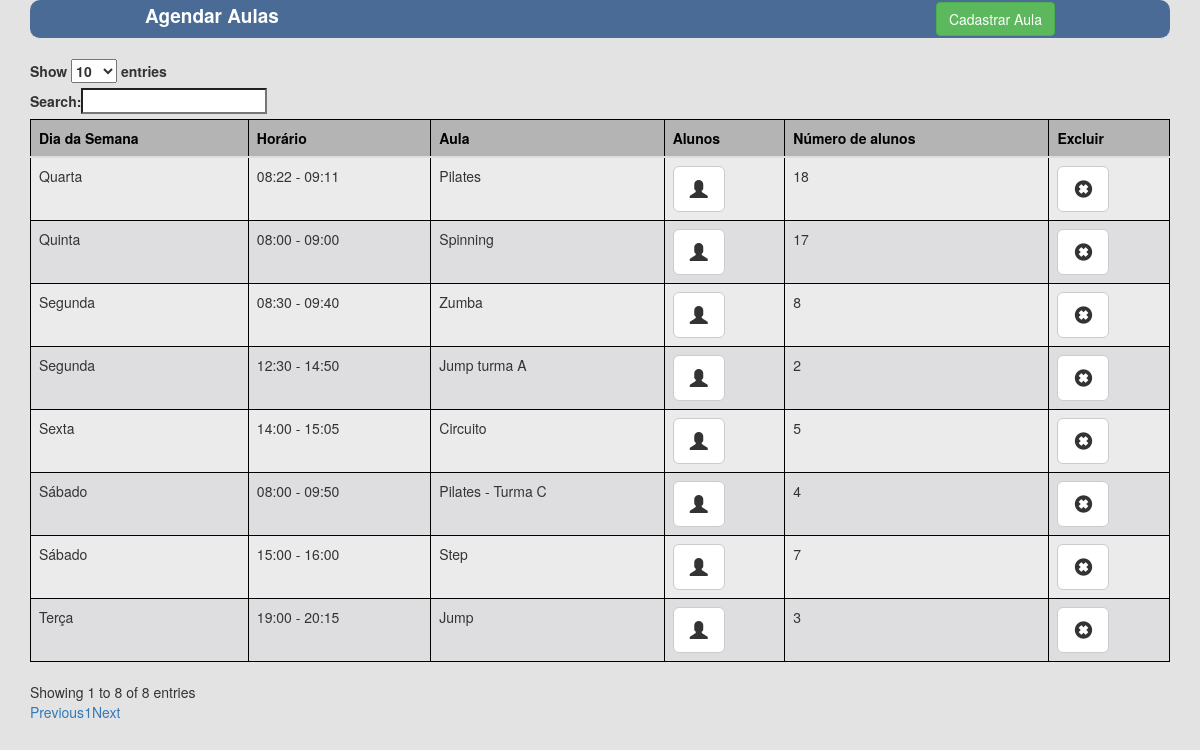
The page /fitnesslife/agendar/agendaraulas.php on the database its author committed.
### tables this page shows
CREATE TABLE `tb_agenda_semanal` (
  `id_agenda_semanal` int(4) NOT NULL,
  `dia_da_semana` varchar(15) NOT NULL,
  `horario_inicial` time NOT NULL,
  `horario_final` time NOT NULL,
  `nome_aula` varchar(25) NOT NULL
);

### fitnesslife/dao/agendadao.php (called while the page is built, shortened)
<?php
include_once dirname(__FILE__) . DIRECTORY_SEPARATOR . '../classes/agendaraula.php';
class AgendaDao extends Dao {
    function listar() {
        $pdo = Dao::getInstance();
        $sql = "SELECT `id_agenda_semanal`, `dia_da_semana`, `horario_inicial`, `horario_final`, `nome_aula` FROM `tb_agenda_semanal`";
        $result = $pdo->prepare($sql);
        $result->execute();
        $aulas = array();
        foreach ($result->fetchAll() as $linhaConsulta) {
            $agendaraula = new Agendaraula();
            $agendaraula->setId($linhaConsulta[0]);
            $agendaraula->setDiaSemana($linhaConsulta[1]);
            $hora = $linhaConsulta[2];
            $array = explode(":", $hora);
            $hora = $array[0];
            $min = $array[1];
            $hora2 = $linhaConsulta[3];
            $array2 = explode(":", $hora2);
            $hora2 = $array2[0];
            $min2 = $array2[1];
            $agendaraula->setHorario($hora . ":" . $min . " - " . $hora2 . ":" . $min2);
            $agendaraula->setNomeAula($linhaConsulta[4]);
            $aulas[] = $agendaraula;
        }
        return $aulas;
    }
}

### fitnesslife/classes/agendaraula.php (called while the page is built, shortened)
<?php
class Agendaraula {
    private $id;
    private $diaSemana;
    private $horario;
    private $nomeAula;
    function getId() {
        return $this->id;
    }
    function getDiaSemana() {
        return $this->diaSemana;
    }
    function getHorario() {
        return $this->horario;
    }
    function getNomeAula() {
        return $this->nomeAula;
    }
    function setId($id) {
        $this->id = $id;
    }
    function setDiaSemana($diaSemana) {
        $this->diaSemana = $diaSemana;
    }
    function setHorario($horario) {
        $this->horario = $horario;
    }
    function setNomeAula($nomeAula) {
        $this->nomeAula = $nomeAula;
    }
}
?>

### fitnesslife/dao/agendabusca.php (called while the page is built, shortened)
<?php
include_once dirname(__FILE__) . DIRECTORY_SEPARATOR . '../classes/agendaraula.php';
class AgendaBusca extends Dao {
    public function numalunos($idaula) {
        $pdo = Dao::getInstance();
        $sql = "SELECT COUNT(1) FROM `tb_agendamento` ag WHERE ag.id_agenda_semanal = ? ";
        $result = $pdo->prepare($sql);
        $result->execute(array($idaula));
        foreach ($result->fetchAll() as $linhaConsulta) {
            $nalunos = $linhaConsulta[0];
        }
        return $nalunos;
    }
}

### fitnesslife/agendar/agendaraulas.php (the view, shortened to what this page needs)
<!DOCTYPE html>
<html>
    <head>
        <link rel="stylesheet" type="text/css" href="//cdn.datatables.net/plug-ins/1.10.7/integration/bootstrap/3/dataTables.bootstrap.css">
        <link rel="stylesheet" type="text/css" href="//maxcdn.bootstrapcdn.com/bootstrap/3.3.2/css/bootstrap.min.css">
    </head>
    <body>
        <div class="container">
            <legend>
                <div id="d"> Agendar Aulas</div>
                <div id="b" ><a class="btn btn-success" href="cadastraraula.php">Cadastrar Aula</a></div>
            </legend>
            <div class="table-responsive">
                <table id="tabAulas" class="table table-hover">
                    <thead>
                        <tr>
                            <th>Dia da Semana</th>
                            <th>Horário</th>
                            <th>Aula</th>
                            <th>Alunos</th>
                            <th>Número de alunos</th>
                            <th>Excluir</th>
                        </tr>
                    </thead>
                    <tbody>
                        <?php
                        include_once dirname(__FILE__) . DIRECTORY_SEPARATOR . '../dao/agendadao.php';
                        $agendaDao = new AgendaDao();
                        $aulas = $agendaDao->listar();
                        foreach ($aulas as $agendaraula) {
                            include_once dirname(__FILE__) . DIRECTORY_SEPARATOR . '../dao/agendabusca.php';
                            $agendaBusca = new AgendaBusca();
                            $numalunos = $agendaBusca->numalunos($agendaraula->getId());
                            ?>
                            <tr>
                                <td><?php echo $agendaraula->getDiaSemana(); ?></td>
                                <td><?php echo $agendaraula->getHorario(); ?></td>
                                <td><?php echo $agendaraula->getNomeAula(); ?></td>
                                <td> <a class="btn btn-default btn-lg" href="agendaralunos.php?idaula=<?php echo $agendaraula->getId(); ?>&dia=<?php echo $agendaraula->getDiaSemana(); ?>&horario=<?php echo $agendaraula->getHorario(); ?>&nome=<?php echo $agendaraula->getNomeAula(); ?>">
                                        <span class="glyphicon glyphicon-user" aria-hidden="true"></span>
                                    </a>
                                </td>
                                <td><?php echo $numalunos; ?></td>
                                <td> <a href="javascript:func()" onclick="confirmacao('<?php echo $agendaraula->getId(); ?>', '<?php echo $agendaraula->getNomeAula(); ?>', '<?php echo $agendaraula->getDiaSemana(); ?>', '<?php echo $agendaraula->getHorario(); ?>')">
                                        <button type="button" class="btn btn-default btn-lg">
                                            <span class="glyphicon glyphicon-remove-sign" aria-hidden="true"></span>
                                        </button>
                                    </a>
                                </td>
                            </tr>
                            <?php
                        }
                        ?>
                    </tbody>
                </table>
            </div>
        </div>
    </body>
</html>

### fitnesslife/agendar/agendaraulas.php (style rules this page uses)
body { background-color: #E3E3E3; }
legend { background : #496B96 ; color : #fff ; padding : 2px 115px ; font-size : 19px ; border-radius : 10px ; font-weight: bold; height: 39px; }
#d { width: 50%; float: left; }
#b { text-align: right; width: 50%; float: right; }
table, th, td { border: 1px solid black; border-collapse: collapse; }
th, td { padding: 5px; text-align: left; }
table tr:nth-child(even) { background-color: #DEDEE0; }
table tr:nth-child(odd) { background-color:#EBEBEC; }
table th { background-color: #B4B4B5; color: #000000; }

### rows shown on the page
tb_agenda_semanal: dia_da_semana "Segunda", Horario "08:30 - 09:40", nome_aula "Zumba", numalunos "8"
tb_agenda_semanal: dia_da_semana "Terça", Horario "19:00 - 20:15", nome_aula "Jump", numalunos "3"
tb_agenda_semanal: dia_da_semana "Segunda", Horario "12:30 - 14:50", nome_aula "Jump turma A", numalunos "2"
tb_agenda_semanal: dia_da_semana "Quarta", Horario "08:22 - 09:11", nome_aula "Pilates", numalunos "18"
tb_agenda_semanal: dia_da_semana "Sábado", Horario "08:00 - 09:50", nome_aula "Pilates - Turma C", numalunos "4"
tb_agenda_semanal: dia_da_semana "Quinta", Horario "08:00 - 09:00", nome_aula "Spinning", numalunos "17"
tb_agenda_semanal: dia_da_semana "Sexta", Horario "14:00 - 15:05", nome_aula "Circuito", numalunos "5"
tb_agenda_semanal: dia_da_semana "Sábado", Horario "15:00 - 16:00", nome_aula "Step", numalunos "7"
